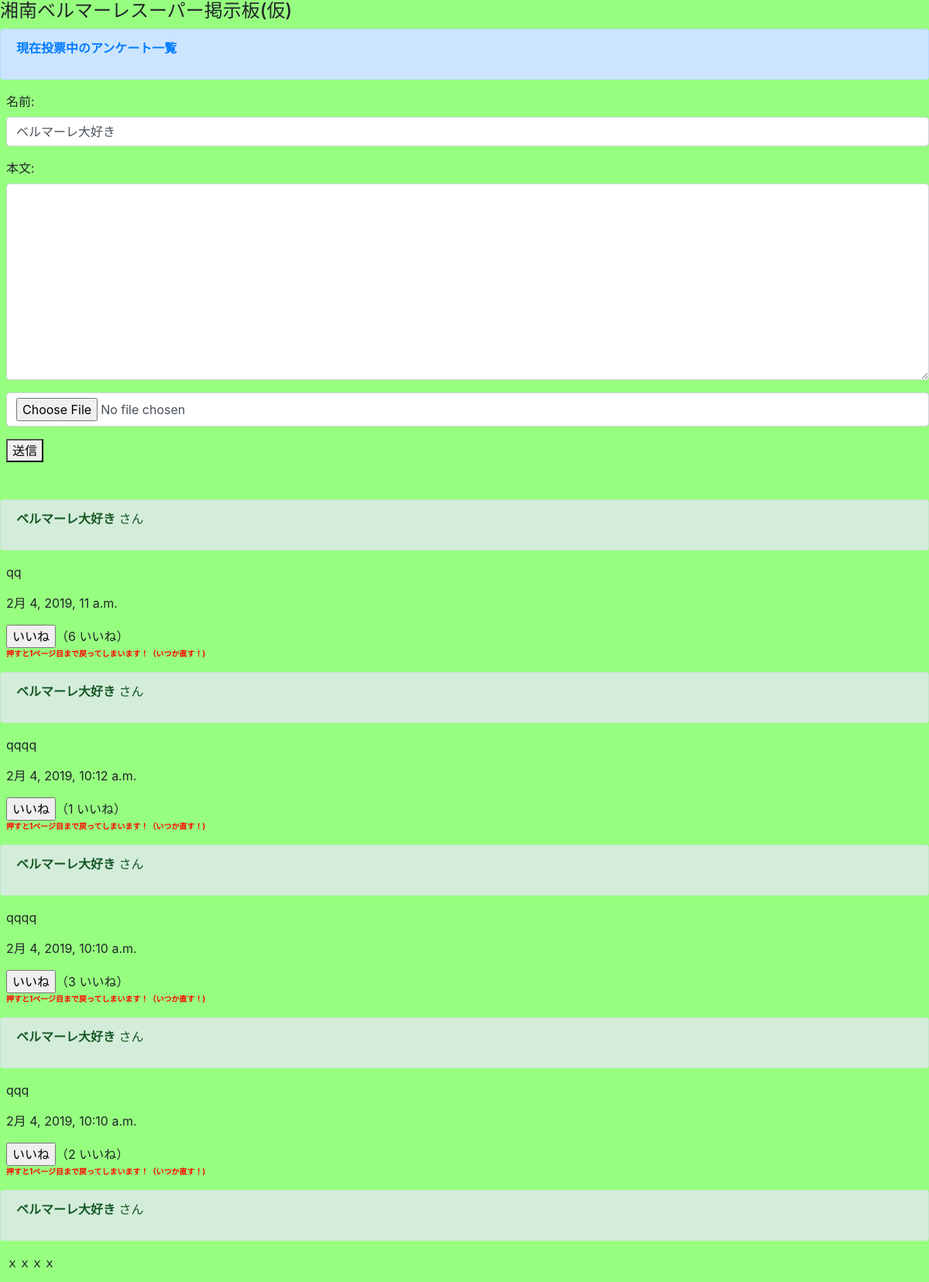
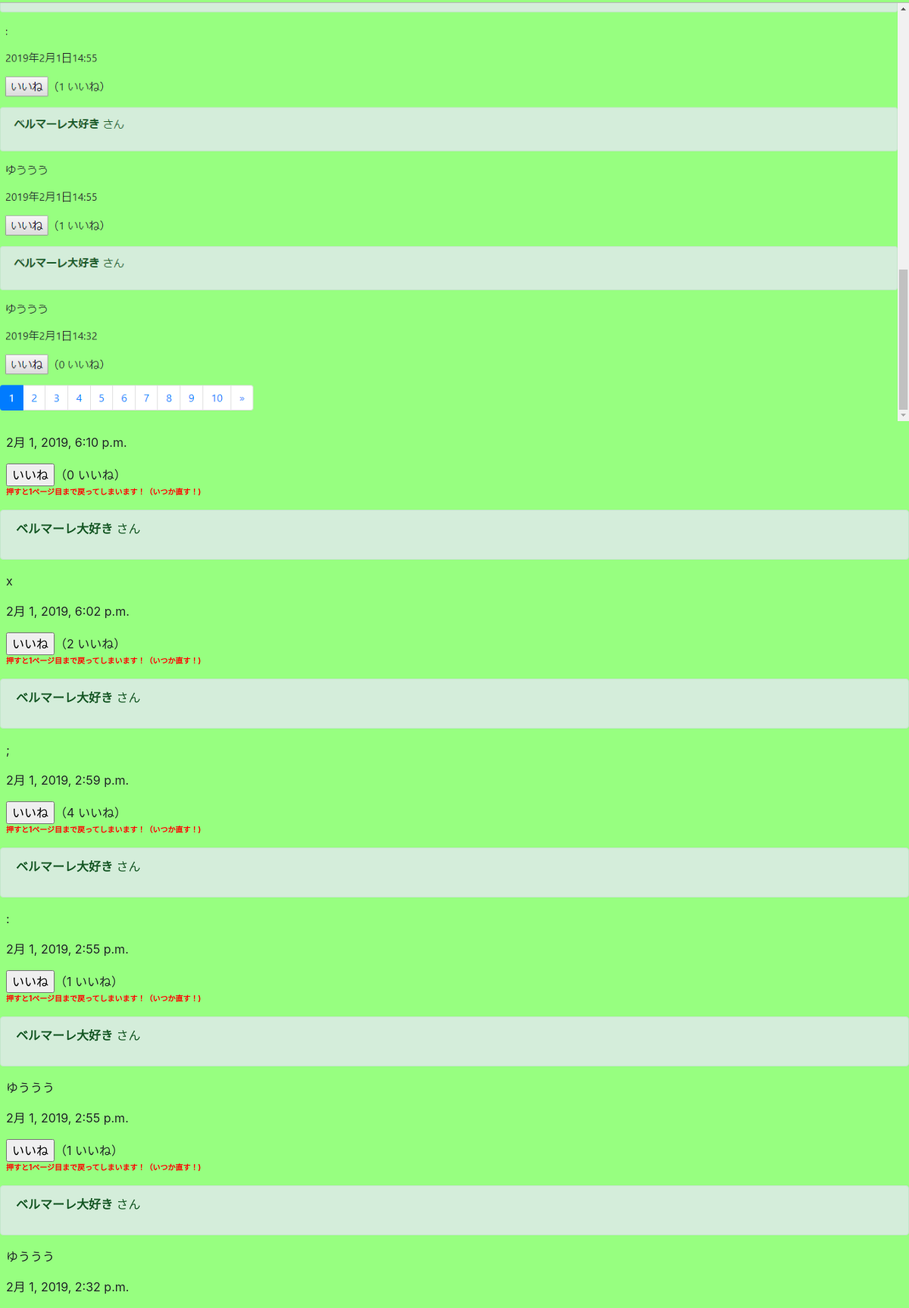
/board/ (upper part), run on the app's committed database (2 pictures, top to bottom).
### board/models.py (models this page shows, shortened)
class Post(models.Model):
    class Meta:
        verbose_name = '投稿'
        verbose_name_plural = '投稿リスト'
    name = models.CharField('名前', max_length=20, default='ベルマーレ大好き')
    text = models.TextField('本文')
    date = models.DateTimeField('日付', default=timezone.now)
    file = models.FileField('ファイル', null=True,)
    good = models.IntegerField(default=0)

### board/views.py (the view, shortened to what this page needs)
# urls.py: path('', views.ListView.as_view(), name='board'),
class ListView(generic.ListView, ModelFormMixin):
    model = Post
    form_class = PostForm
    success_url = reverse_lazy('board:board')
    template_name = 'board/board.html'
    paginate_by = 15
    def get(self, request, *args, **kwargs):
        self.object = None
        return super().get(request, *args, **kwargs)
    def get_queryset(self):
        return Post.objects.order_by('-date')
    def get_context_data(self, **kwargs):
        context = super().get_context_data(**kwargs)
        context['question'] = Question.objects.all()
        return context

### board/forms.py
class PostForm(forms.ModelForm):
    file = forms.FileField(required=False)
    file = forms.FileField(
        label='',
        required=False,
    )
    def __init__(self, *args, **kwargs):
        super().__init__(*args, **kwargs)
        for field in self.fields.values():
            field.widget.attrs['class'] = 'form-control'
    class Meta:
        model = Post
        fields = ('name', 'text', 'file')

### polls/models.py (called while the page is built)
    def is_date_limit(self):
        now = timezone.now()
        return now <= self.date_limit

### board/templates/board/board.html (shortened to what this page needs)
{% extends 'board/base.html' %}
{% block content %}
{% load static %}
<link rel="stylesheet" type="text/css" href="{% static 'board/style.css' %}">
<div class="alert alert-primary" role="alert">
<strong><p class="w-normal"><a href="http://localhost:8000/polls/">現在投票中のアンケート一覧{% for questions in question %}{% if questions.is_date_limit %}<li>{{ questions.question_text }}{% endif %}{% endfor %}</li></a></p></strong>
</div>
<div class="mb-5">
<div class="ml-md-2">
  <form action="" method="POST" enctype="multipart/form-data">
    {{ form.as_p }}
  <button type="submit">送信</button>
  </form>
</div>
</div>
{% for post in post_list %}
  <div class="alert alert-success" role="alert"><p class="w-normal"><strong>{{ post.name }}</strong> さん</p></div>
  <div class="mb-2">
    <div class="ml-md-2">
    <p class="w-normal">{{ post.text | linebreaksbr }}</p>
    </div>
      {% if post.file %}
        <p><img src="{{ post.file.url }}"></p>
      {% endif %}
  <div class="ml-md-2">
        <p>{{ post.date }}</p>
    <form action="{% url 'board:good' post.pk %}" method="post">
        <input type="submit" name="good" value="いいね"　id="test">（{{ post.good }} いいね）<p  style="color:red"><font size="1"><strong>押すと1ページ目まで戻ってしまいます！（いつか直す！)</strong></font></p>
    </form>
</div>
{% endfor %}
{% include 'board/page4.html' %}
</div>
{% endblock %}

### board/static/board/style.css (style rules this page uses)
body { background-image: url("/static/board/images/back_color.png"); }
p.w-normal { word-wrap: break-word; }
img { max-width: 100%; height: auto; }

### data on the page
Post: name "ベルマーレ大好き", text "qq", date "2月 4, 2019, 11 a.m.", good "6"
Post: name "ベルマーレ大好き", text "qqqq", date "2月 4, 2019, 10:12 a.m.", good "1"
Post: name "ベルマーレ大好き", text "qqqq", date "2月 4, 2019, 10:10 a.m.", good "3"
Post: name "ベルマーレ大好き", text "qqq", date "2月 4, 2019, 10:10 a.m.", good "2"
Post: name "ベルマーレ大好き", text "ｘｘｘｘ", file (picture), date "2月 1, 2019, 6:10 p.m.", good "0"
Post: name "ベルマーレ大好き", text "x", date "2月 1, 2019, 6:02 p.m.", good "2"
Post: name "ベルマーレ大好き", text ";", date "2月 1, 2019, 2:59 p.m.", good "4"
Post: name "ベルマーレ大好き", text ":", date "2月 1, 2019, 2:55 p.m.", good "1"
Post: name "ベルマーレ大好き", text "ゆううう", date "2月 1, 2019, 2:55 p.m.", good "1"
Post: name "ベルマーレ大好き", text "ゆううう", date "2月 1, 2019, 2:32 p.m."
